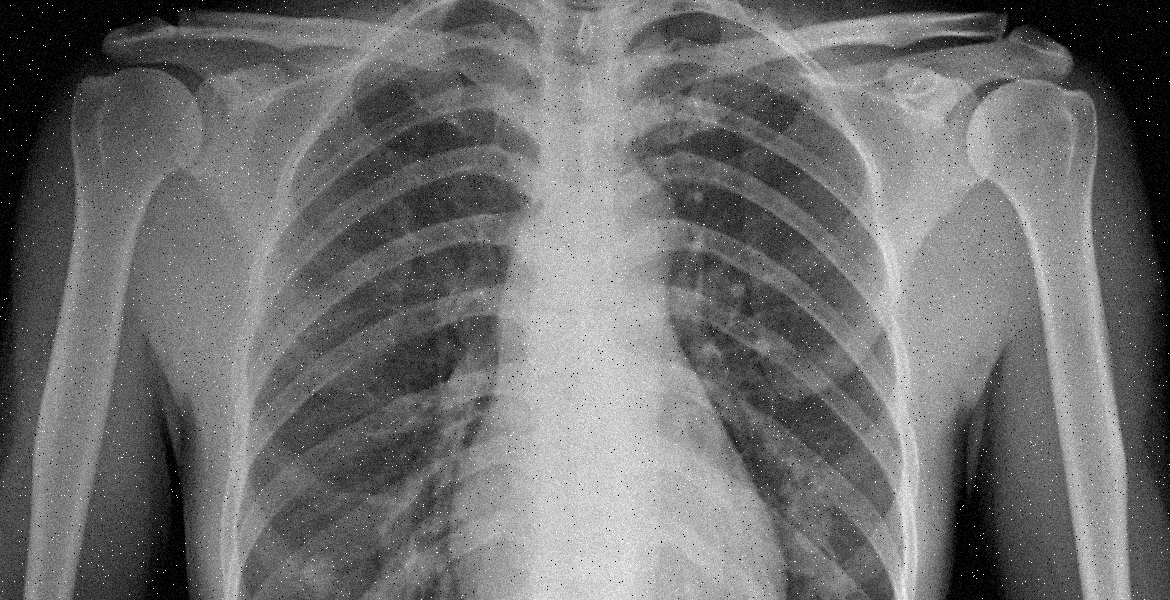
#> input picture rontgen-filtreleme/img1.png, 1170 x 600 px
$ python BiyomedikalRontgen.py
#> lines starting #> are read from the running program, lines starting #| are printed output that depends on the picture
#> further down, img is the input picture: shape (600, 1170); min 0, max 255, mean 110.9
import cv2
import numpy as np
import matplotlib.pyplot as plt

def manual_mean_filter(image, kernel_size=5):
#> called with kernel_size = 5
    pad = kernel_size // 2
    padded_img = np.pad(image, pad, mode='reflect')
    output = np.zeros_like(image, dtype=np.float32)

    kernel_area = kernel_size * kernel_size

    for i in range(image.shape[0]):
        for j in range(image.shape[1]):
            region = padded_img[i:i+kernel_size, j:j+kernel_size]
            output[i, j] = np.sum(region) / kernel_area

    return np.uint8(output)

def manual_median_filter(image, kernel_size=3):
#> called with kernel_size = 3
    pad = kernel_size // 2
    padded_img = np.pad(image, pad, mode='reflect')
#> padded_img: shape (602, 1172)
    output = np.zeros_like(image, dtype=np.uint8)

    for i in range(image.shape[0]):
        for j in range(image.shape[1]):
            region = padded_img[i:i+kernel_size, j:j+kernel_size]
            output[i, j] = np.median(region)

    return output

def get_gaussian_kernel(size=5, sigma=1):
#> called with size = 5, sigma = 1
    kernel = np.zeros((size, size), dtype=np.float32)
    center = size // 2

    sum_val = 0.0
    for i in range(size):
        for j in range(size):
            x = i - center
            y = j - center
            # 2B Gaussian denklemi
            kernel[i, j] = (1 / (2 * np.pi * sigma**2)) * np.exp(-(x**2 + y**2) / (2 * sigma**2))
            sum_val += kernel[i, j]

    return kernel / sum_val

def manual_gaussian_filter(image, kernel_size=5, sigma=1):
    kernel = get_gaussian_kernel(kernel_size, sigma)
    pad = kernel_size // 2
    padded_img = np.pad(image, pad, mode='reflect')
    output = np.zeros_like(image, dtype=np.float32)

    for i in range(image.shape[0]):
        for j in range(image.shape[1]):
            region = padded_img[i:i+kernel_size, j:j+kernel_size]
            output[i, j] = np.sum(region * kernel)

    return np.uint8(output)


# Görüntüyü gri tonlamalı olarak okuyoruz
img = cv2.imread('img1.png', 0)

if img is None:
    print("dosya bulunamadı hatası var")
else:
    print("lütfen bekleyiniz")

    mean_filtered_img = manual_mean_filter(img, kernel_size=5)
    median_filtered_img = manual_median_filter(img, kernel_size=3)
    gaussian_filtered_img = manual_gaussian_filter(img, kernel_size=5, sigma=1)

    # GÖRÜNTÜ ÇİZİMLERİ
    plt.figure(figsize=(12, 10))

    plt.subplot(2, 2, 1)
    plt.imshow(img, cmap='gray')
    plt.title('Orijinal Gürültülü Görüntü')
    plt.axis('off')

    plt.subplot(2, 2, 2)
    plt.imshow(mean_filtered_img, cmap='gray')
    plt.title('Manuel Ortalama Filtre (5x5)')
    plt.axis('off')

    plt.subplot(2, 2, 3)
    plt.imshow(median_filtered_img, cmap='gray')
    plt.title('Manuel Medyan Filtre (3x3)')
    plt.axis('off')

    plt.subplot(2, 2, 4)
    plt.imshow(gaussian_filtered_img, cmap='gray')
    plt.title('Manuel Gaussian Filtresi (5x5, sigma=1)')
    plt.axis('off')

    plt.tight_layout()
    plt.show()
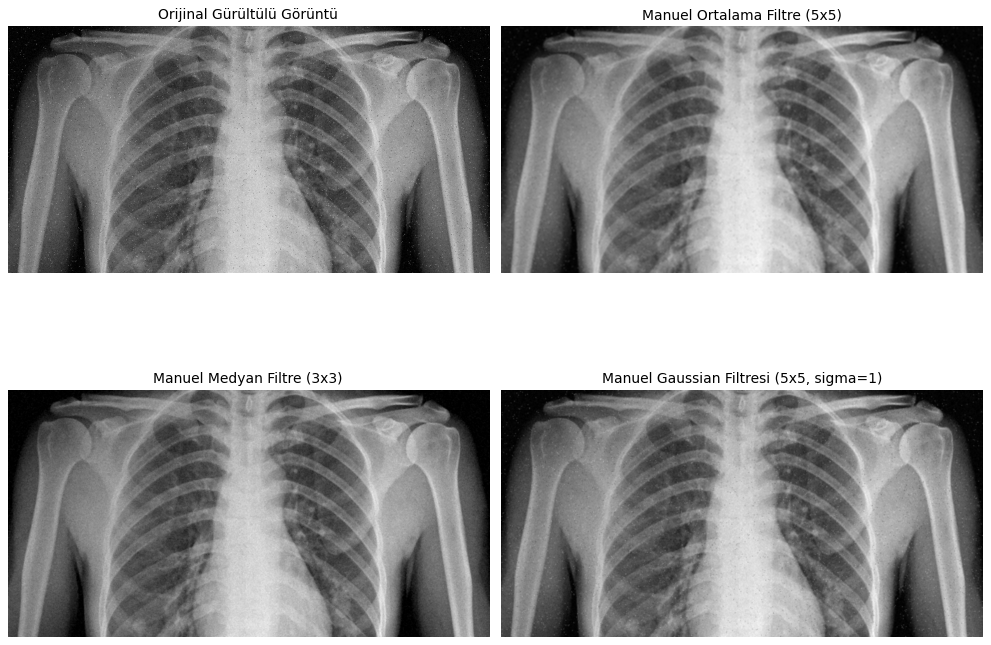
#> figure drawn by matplotlib, 4 panels

    # HİSTOGRAM ÇİZİMLERİ
    plt.figure(figsize=(18, 10))

    plt.subplot(2, 2, 1)
    plt.title('Orijinal Görüntü Histogramı')
    plt.hist(img.ravel(), 256, range=[0, 256])
    plt.xlabel('Piksel Yoğunluğu')
    plt.ylabel('Piksel Sayısı')
    plt.grid(True)

    plt.subplot(2, 2, 2)
    plt.title('Manuel Ortalama Filtre (5x5) Histogramı')
    plt.hist(mean_filtered_img.ravel(), 256, range=[0, 256])
    plt.xlabel('Piksel Yoğunluğu')
    plt.ylabel('Piksel Sayısı')
    plt.grid(True)

    plt.subplot(2, 2, 3)
    plt.title('Manuel Medyan Filtre (3x3) Histogramı')
    plt.hist(median_filtered_img.ravel(), 256, range=[0, 256])
    plt.xlabel('Piksel Yoğunluğu')
    plt.ylabel('Piksel Sayısı')
    plt.grid(True)

    plt.subplot(2, 2, 4)
    plt.title('Manuel Gaussian Filtre (5x5, sigma=1) Histogramı')
    plt.hist(gaussian_filtered_img.ravel(), 256, range=[0, 256])
    plt.xlabel('Piksel Yoğunluğu')
    plt.ylabel('Piksel Sayısı')
    plt.grid(True)

    plt.tight_layout()
    plt.show()
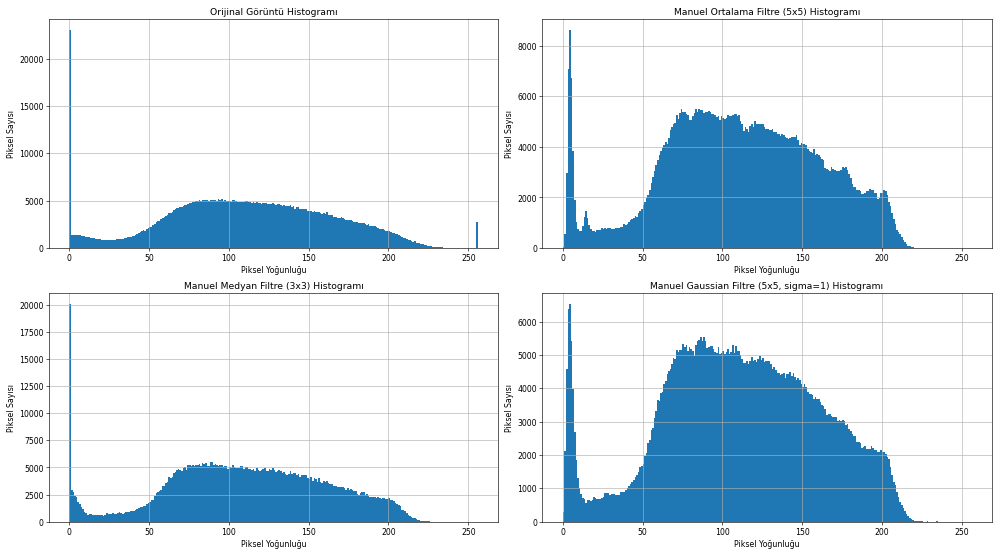
#> figure drawn by matplotlib, 4 panels; panel 1: tallest bar 23004 high, from x = 0 to 1; panel 2: tallest bar 8620 high, from x = 4 to 5; panel 3: tallest bar 20114 high, from x = 0 to 1; panel 4: tallest bar 6541 high, from x = 4 to 5
